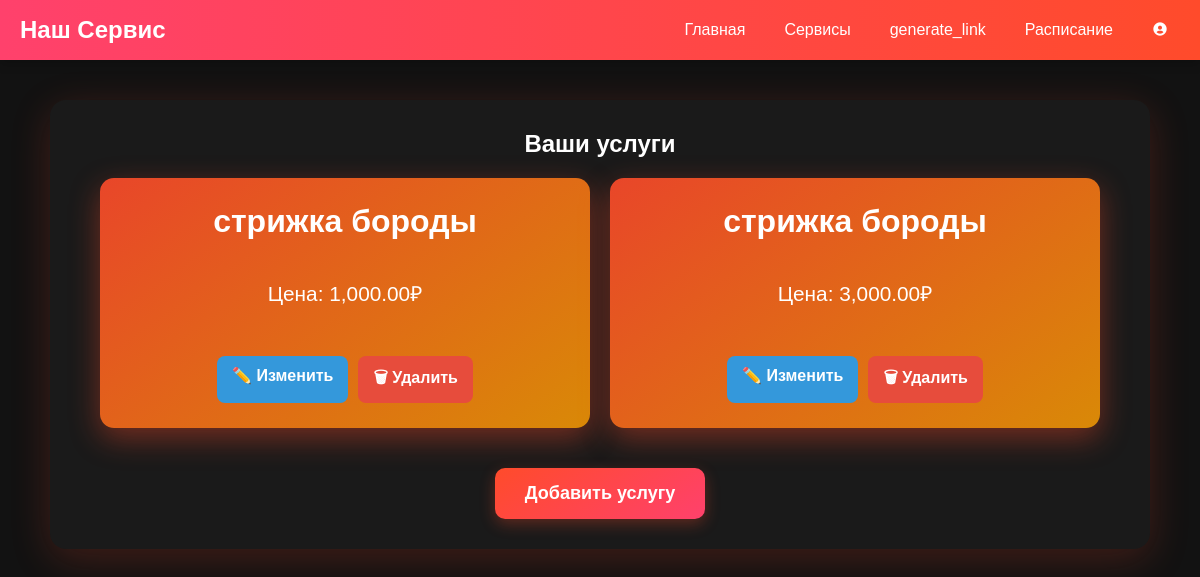
Page /services/ (signed in) on the earlier database version.
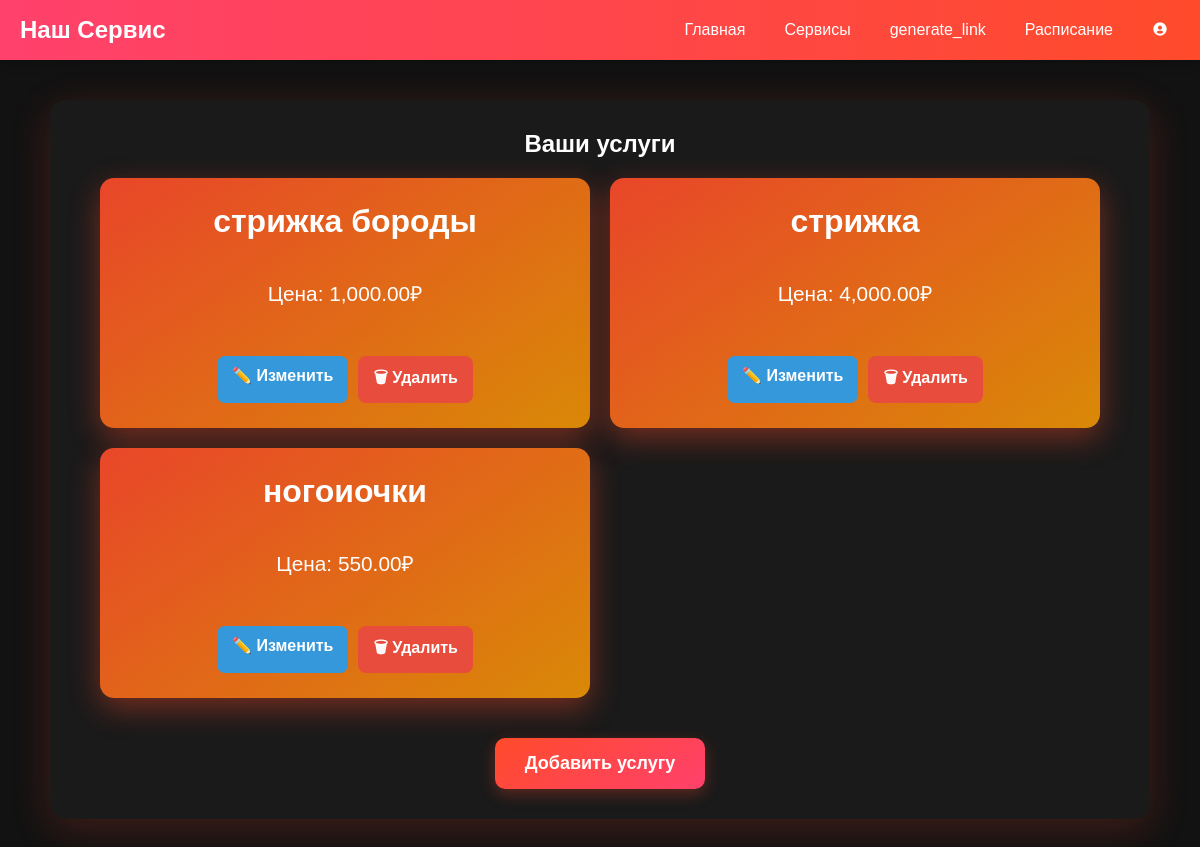
Same page on the later database version.
### services/models.py (models this page shows, shortened)
class ServiceModel(models.Model):
    user = models.ForeignKey(User, verbose_name= "", on_delete=models.CASCADE)
    name = models.CharField('service', max_length=250)
    price = models.DecimalField('price',max_digits=6, decimal_places=2)
    description = models.TextField(blank = True, null=True)
    class Meta:
        verbose_name = ("Service")
        verbose_name_plural = ("Services")

### services/views.py (the view)
# urls.py: path('', ServiceView.as_view(), name='service_list'),
class ServiceView(LoginRequiredMixin, ListView):
    model = ServiceModel
    template_name = 'services/service_page.html'
    context_object_name = 'services'
    def get_queryset(self):
        return ServiceModel.objects.filter(user=self.request.user)  # Только свои услуги

### services/templates/services/service_page.html (shortened to what this page needs)
{% extends "main_page/base.html" %}
{% load static %}
{% load humanize %}
{% block extra_css %}
    <link rel="stylesheet" href="{% static 'services/css/service_page.css' %}">
    <link rel="stylesheet" href="{% static 'main_page/css/navbar.css' %}">
    <link href='https://unpkg.com/boxicons@2.1.4/css/boxicons.min.css' rel='stylesheet'>
{% endblock %}
{% block body %}
{% include "main_page/base.html" %}
    <div class="service-container">
        <h2>Ваши услуги</h2>
        <div class="service-list">
            {% for service in services %}
                <div class="service-item">
                    <h3>{{ service.name }}</h3>
                    <p>Цена: {{ service.price|intcomma }}₽</p>
                    <div class="service-actions">
                        <a href="{% url 'service:service_update' service.pk %}" class="edit-button">
                            ✏️ Изменить
                        </a>
                        <form method="POST" action="{% url 'service:service_delete' service.pk %}" style="display:inline;">
                            <button type="submit" class="delete-button" onclick="return confirm('Удалить услугу {{ service.name }}?');">
                                🗑 Удалить
                            </button>
                        </form>
                    </div>
                </div>
            {% empty %}
                <p>У вас еще нет услуг.</p>
            {% endfor %}
        </div>
        <a href="{% url 'service:service_add' %}" class="add-service-button">Добавить услугу</a>
    </div>
{% endblock %}

Differences in the rows shown:
removed ServiceModel: name "стрижка бороды", price "3,000.00"
added ServiceModel: name "стрижка", price "4,000.00"
added ServiceModel: name "ногоиочки", price "550.00"
